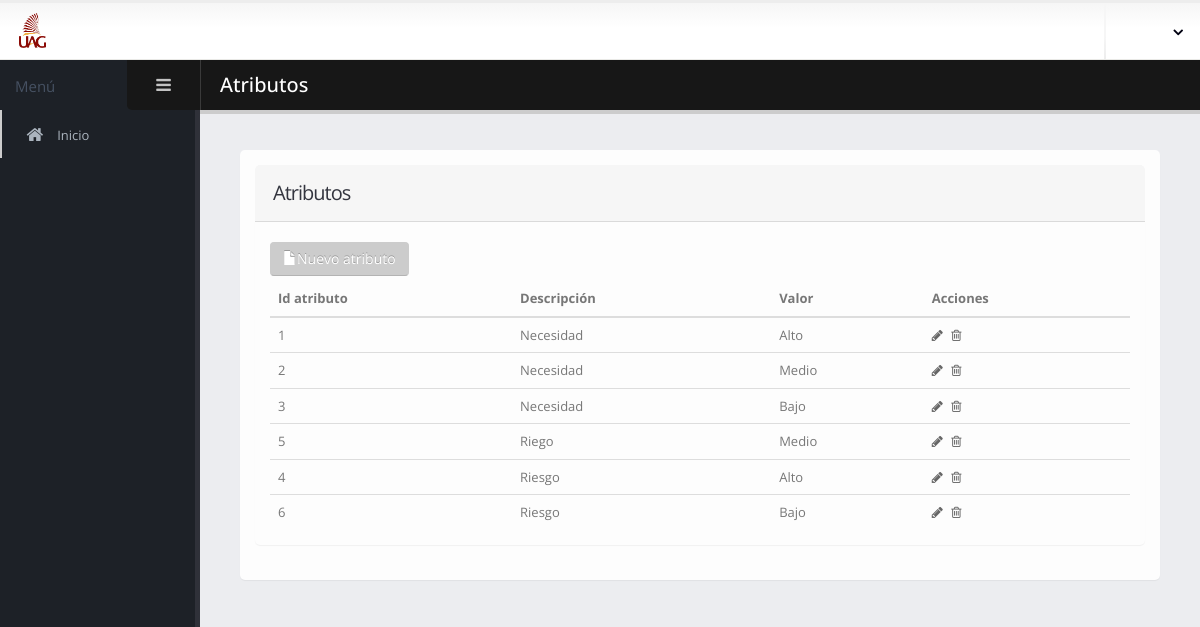
Screenshot of /index.php/atributos/todosAtributos with the database file from the repository.
### tables this page shows
CREATE TABLE IF NOT EXISTS `atributo` (
  `idAtributo` int(11) NOT NULL,
  `descripcion` varchar(200) NOT NULL,
  `valor` varchar(30) NOT NULL
);

### application/controllers/atributos.php (called while the page is built, shortened)
<?php
class Atributos extends CI_Controller {
    function todosAtributos() {
        $this->load->model('modeloAtributo');
        $atributos = $this->modeloAtributo->traerAtributos();
        $data['atributos'] = $atributos;
        $this->load->view('atributos/lista', $data);
    }
}

### index.php (called while the page is built, shortened)
<?php
require_once BASEPATH.'core/CodeIgniter.php';

### application/models/modeloAtributo.php (called while the page is built, shortened)
<?php
class ModeloAtributo extends CI_Model {
    public function traerAtributos() {
        $query = $this->db->query("SELECT idAtributo,descripcion,valor,0 activo FROM atributo order by descripcion");
        if ($query->num_rows() > 0) {
            $row = $query->result_array();
            return $row;
        } else {
            return null;
        }
    }
}

### application/views/atributos/lista.php (the view, shortened to what this page needs)
<?php $this->load->view('plantilla/vistaEncabezado'); ?>
<?php $this->load->view('plantilla/vistaMenu'); ?>
<section role="main" class="content-body">
    <header class="page-header">
        <h2>Atributos</h2>
    </header>
    <div class="row">
        <div class="col-md-6 col-lg-12 col-xl-6">
            <section class="panel">
                <div class="panel-body">
                    <form id="formInicial" method="post" action="<?php echo base_url(); ?>index.php/atributos/nuevo" >
                        <div class="row">
                            <div class="col-md-12">
                                <section class="panel">
                                    <header class="panel-heading">
                                        <h2 class="panel-title">Atributos</h2>
                                    </header>
                                    <div class="panel-body">
                                        <div>
                                            <button type="submit" class="mb-xs mt-xs mr-xs btn btn-primary" name="nuevo" value="nuevo">
                                                <i class="glyphicon glyphicon-file"></i>Nuevo atributo</button>
                                        </div>
                                        <div class="table-responsive">
                                            <table class="table mb-none">
                                                <thead>
                                                    <tr>
                                                        <th>Id atributo</th>
                                                        <th>Descripción</th>
                                                        <th>Valor</th>
                                                        <th>Acciones</th>
                                                    </tr>
                                                </thead>
                                                <tbody>
                                                    <?php
                                                    if (!empty($atributos)) {
                                                        foreach ($atributos as $u):
                                                            ?>
                                                            <tr>
                                                                <td><?= $u['idAtributo'] ?></td>
                                                                <td><?= $u['descripcion'] ?></td>
                                                                <td><?= $u['valor'] ?></td>
                                                                <td class="actions">
                                                                    <a href="<?php echo base_url(); ?>index.php/atributos/editar/<?= $u['idAtributo'] ?>"><i class="fa fa-pencil"></i></a>
                                                                    <a class="show-delete-modal" href="#" data-idatributo="<?= $u['idAtributo'] ?>" data-toggle="modal" data-target="#modal-eliminar">
                                                                        <i class="fa fa-trash-o"></i></a>
                                                                </td>
                                                            </tr>
                                                    <?php endforeach; } else { ?> <tr> <td> No hay información </td>  <?php } ?>
                                                </tbody>
                                            </table>
                                        </div>
                                    </div>
                                </section>
                            </div>
                        </div>
                    </form>
                </div>
            </section>
        </div>
    </div>
</section>
<?php $this->load->view('plantilla/vistaPie'); ?>

### application/views/plantilla/vistaEncabezado.php (shortened to what this page needs)
<!DOCTYPE html>
<html lang="es" class="fixed">
  <head>
                <link rel="stylesheet" href="<?php echo base_url(); ?>plantilla/assets/vendor/bootstrap-fileupload/bootstrap-fileupload.min.css" />
		<link rel="stylesheet" href="<?php echo base_url(); ?>plantilla/assets/library/bootstrap/css/bootstrap.css" />
		<link rel="stylesheet" href="<?php echo base_url(); ?>plantilla/assets/library/font-awesome/css/font-awesome.css" />
		<link rel="stylesheet" href="<?php echo base_url(); ?>plantilla/assets/library/magnific-popup/magnific-popup.css" />
		<link rel="stylesheet" href="<?php echo base_url(); ?>plantilla/assets/vendor/pnotify/pnotify.custom.css" />
		<link rel="stylesheet" href="<?php echo base_url(); ?>plantilla/assets/library/bootstrap-datepicker/css/datepicker3.css" />
		<link rel="stylesheet" href="<?php echo base_url(); ?>plantilla/assets/library/jquery-ui/css/ui-lightness/jquery-ui-1.10.4.custom.css" />
		<link rel="stylesheet" href="<?php echo base_url(); ?>plantilla/assets/library/bootstrap-multiselect/bootstrap-multiselect.css" />
		<link rel="stylesheet" href="<?php echo base_url(); ?>plantilla/assets/library/morris/morris.css" />
		<link rel="stylesheet" href="<?php echo base_url(); ?>plantilla/assets/vendor/select2/select2.css" />
		<link rel="stylesheet" href="<?php echo base_url(); ?>plantilla/assets/vendor/jquery-datatables-bs3/assets/css/datatables.css" />
		<link rel="stylesheet" href="<?php echo base_url(); ?>plantilla/assets/vendor/jquery-ui/css/ui-lightness/jquery-ui-1.10.4.custom.css" />
		<link rel="stylesheet" href="<?php echo base_url(); ?>plantilla/assets/vendor/select2/select2.css" />
		<link rel="stylesheet" href="<?php echo base_url(); ?>plantilla/assets/vendor/bootstrap-multiselect/bootstrap-multiselect.css" />
		<link rel="stylesheet" href="<?php echo base_url(); ?>plantilla/assets/vendor/bootstrap-tagsinput/bootstrap-tagsinput.css" />
		<link rel="stylesheet" href="<?php echo base_url(); ?>plantilla/assets/vendor/bootstrap-colorpicker/css/bootstrap-colorpicker.css" />
		<link rel="stylesheet" href="<?php echo base_url(); ?>plantilla/assets/vendor/bootstrap-timepicker/css/bootstrap-timepicker.css" />
		<link rel="stylesheet" href="<?php echo base_url(); ?>plantilla/assets/vendor/dropzone/css/basic.css" />
		<link rel="stylesheet" href="<?php echo base_url(); ?>plantilla/assets/vendor/dropzone/css/dropzone.css" />
		<link rel="stylesheet" href="<?php echo base_url(); ?>plantilla/assets/vendor/bootstrap-markdown/css/bootstrap-markdown.min.css" />
		<link rel="stylesheet" href="<?php echo base_url(); ?>plantilla/assets/vendor/summernote/summernote.css" />
		<link rel="stylesheet" href="<?php echo base_url(); ?>plantilla/assets/vendor/summernote/summernote-bs3.css" />
		<link rel="stylesheet" href="<?php echo base_url(); ?>plantilla/assets/vendor/codemirror/lib/codemirror.css" />
		<link rel="stylesheet" href="<?php echo base_url(); ?>plantilla/assets/vendor/codemirror/theme/monokai.css" />
                <link rel="stylesheet" href="<?php echo base_url(); ?>plantilla/assets/vendor/jquery-ui/css/ui-lightness/jquery-ui-1.10.4.custom.css" />
                <link rel="stylesheet" href="<?php echo base_url(); ?>plantilla/assets/vendor/bootstrap-multiselect/bootstrap-multiselect.css" />
		<link rel="stylesheet" href="<?php echo base_url(); ?>plantilla/assets/stylesheets/theme.css" />
		<link rel="stylesheet" href="<?php echo base_url(); ?>plantilla/assets/stylesheets/theme-custom.css">
  </head>
  <body>
		<section class="body">
			<header class="header">
				<div class="logo-container">
					<a class="logo">
						<img src="<?php echo base_url(); ?>imagenes/uag.png" height="35" alt="Porto Admin" />
					</a>
				</div>
				<div class="header-right">
					<span class="separator"></span>
					<div id="userbox" class="userbox">
						<a href="#" data-toggle="dropdown">
							<i class="fa custom-caret"></i>
						</a>
					</div>
				</div>
			</header>

### application/views/plantilla/vistaMenu.php (shortened to what this page needs)
<div class="inner-wrapper">
    <aside id="sidebar-left" class="sidebar-left">
        <div class="sidebar-header">
            <div class="sidebar-title">Menú</div>
            <div class="sidebar-toggle hidden-xs" data-toggle-class="sidebar-left-collapsed" data-target="html" data-fire-event="sidebar-left-toggle">
                <i class="fa fa-bars" aria-label="Toggle sidebar"></i>
            </div>
        </div>
        <div class="nano">
            <div class="nano-content">
                <nav id="menu" class="nav-main" role="navigation">
                    <ul class="nav nav-main">
                        <li class="nav-active">
                            <a href="<?php echo site_url('inicial') ?>">
                                <i class="fa fa-home" aria-hidden="true"></i>
                                <span>Inicio</span>
                            </a>
                        </li>
                    </ul>
                </nav>
            </div>
        </div>
    </aside>

### application/views/plantilla/vistaPie.php (shortened to what this page needs)
		</div>
	</section>
  </body>
</html>

### rows the page displays
atributo: idAtributo "1", descripcion "Necesidad", valor "Alto"
atributo: idAtributo "2", descripcion "Necesidad", valor "Medio"
atributo: idAtributo "3", descripcion "Necesidad", valor "Bajo"
atributo: idAtributo "5", descripcion "Riego", valor "Medio"
atributo: idAtributo "4", descripcion "Riesgo", valor "Alto"
atributo: idAtributo "6", descripcion "Riesgo", valor "Bajo"
